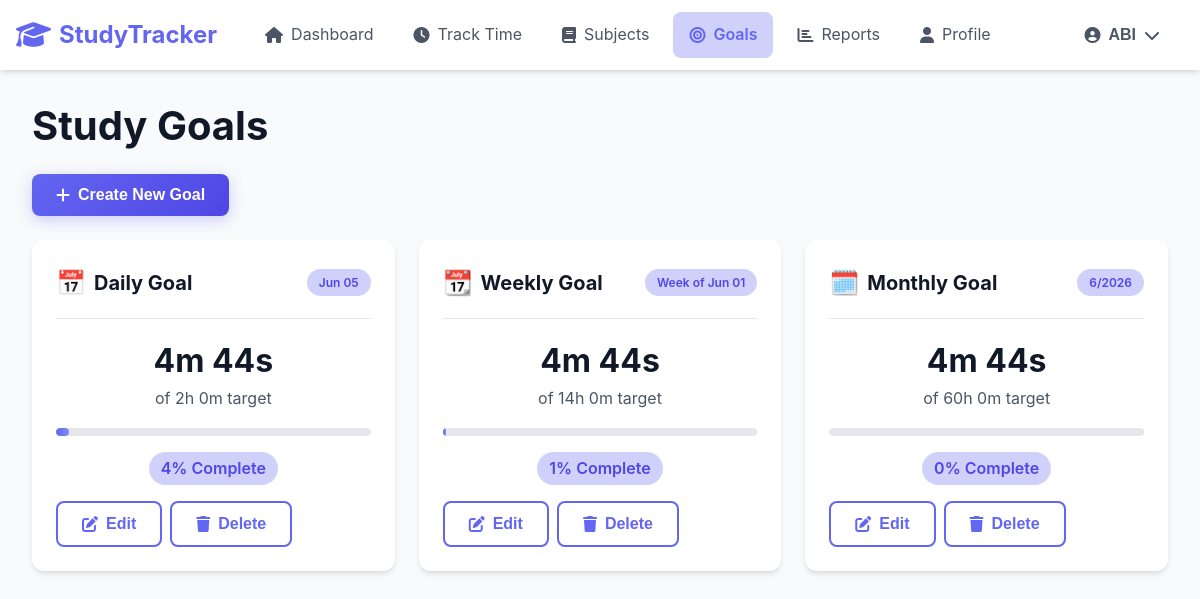
/goals/ (signed in), run on the app's committed database.
### tracker/models.py (models this page shows, shortened)
class DailyGoal(models.Model):
    user = models.ForeignKey(User, on_delete=models.CASCADE, related_name='daily_goals')
    date = models.DateField(default=timezone.now)
    target_duration = models.DurationField(default=timedelta(0))  # No default - user must set
    actual_duration = models.DurationField(default=timedelta(0))
    achieved = models.BooleanField(default=False)
    created_at = models.DateTimeField(auto_now_add=True)
    updated_at = models.DateTimeField(auto_now=True)
    class Meta:
        ordering = ['-date']
        unique_together = ['user', 'date']
    def calculate_actual_duration(self):
        sessions = StudySession.objects.filter(
            user=self.user,
            start_time__date=self.date,
            status='completed'
        )
        total = sum((s.duration for s in sessions if s.duration), timedelta(0))
        self.actual_duration = total
        self.achieved = total >= self.target_duration
        self.save()
        return total
    def get_progress_percentage(self):
        if self.target_duration.total_seconds() == 0:
            return 0
        return min(100, (self.actual_duration.total_seconds() / self.target_duration.total_seconds()) * 100)

class WeeklyGoal(models.Model):
    user = models.ForeignKey(User, on_delete=models.CASCADE, related_name='weekly_goals')
    week_start = models.DateField()  # Monday of the week
    target_duration = models.DurationField(default=timedelta(0))  # No default - user must set
    actual_duration = models.DurationField(default=timedelta(0))
    achieved = models.BooleanField(default=False)
    created_at = models.DateTimeField(auto_now_add=True)
    updated_at = models.DateTimeField(auto_now=True)
    class Meta:
        ordering = ['-week_start']
        unique_together = ['user', 'week_start']
    def calculate_actual_duration(self):
        week_end = self.week_start + timedelta(days=6)
        sessions = StudySession.objects.filter(
            user=self.user,
            start_time__date__gte=self.week_start,
            start_time__date__lte=week_end,
            status='completed'
        )
        total = sum((s.duration for s in sessions if s.duration), timedelta(0))
        self.actual_duration = total
        self.achieved = total >= self.target_duration
        self.save()
        return total
    def get_progress_percentage(self):
        if self.target_duration.total_seconds() == 0:
            return 0
        return min(100, (self.actual_duration.total_seconds() / self.target_duration.total_seconds()) * 100)

class MonthlyGoal(models.Model):
    user = models.ForeignKey(User, on_delete=models.CASCADE, related_name='monthly_goals')
    month = models.IntegerField(default=1)  # 1-12
    year = models.IntegerField(default=2024)
    target_duration = models.DurationField(default=timedelta(0))  # No default - user must set
    actual_duration = models.DurationField(default=timedelta(0))
    achieved = models.BooleanField(default=False)
    created_at = models.DateTimeField(auto_now_add=True)
    updated_at = models.DateTimeField(auto_now=True)
    class Meta:
        unique_together = ['user', 'month', 'year']
        ordering = ['-year', '-month']
    def calculate_actual_duration(self):
        from datetime import date
        if self.month == 12:
            next_month = date(self.year + 1, 1, 1)
        else:
            next_month = date(self.year, self.month + 1, 1)
        first_day = date(self.year, self.month, 1)
        last_day = next_month - timedelta(days=1)
        sessions = StudySession.objects.filter(
            user=self.user,
            start_time__date__gte=first_day,
            start_time__date__lte=last_day,
            status='completed'
        )
        total = sum((s.duration for s in sessions if s.duration), timedelta(0))
        self.actual_duration = total
        self.achieved = total >= self.target_duration
        self.save()
        return total
    def get_progress_percentage(self):
        if self.target_duration.total_seconds() == 0:
            return 0
        return min(100, (self.actual_duration.total_seconds() / self.target_duration.total_seconds()) * 100)

### tracker/views.py (the view, shortened to what this page needs)
# urls.py: path('goals/', views.goals, name='goals'),
@login_required
def goals(request):
    today = timezone.now().date()
    start_of_week = today - timedelta(days=today.weekday())
    start_of_month = today.replace(day=1)
    daily_goals = DailyGoal.objects.filter(user=request.user).order_by('-date')[:4]
    weekly_goals = WeeklyGoal.objects.filter(user=request.user).order_by('-week_start')[:4]
    monthly_goals = MonthlyGoal.objects.filter(user=request.user).order_by('-year', '-month')[:4]
    for goal in daily_goals:
        goal.calculate_actual_duration()
    for goal in weekly_goals:
        goal.calculate_actual_duration()
    for goal in monthly_goals:
        goal.calculate_actual_duration()
    user_achievements = UserAchievement.objects.filter(
        user=request.user
    ).select_related('achievement')[:6]
    all_achievements = Achievement.objects.all()
    context = {
        'user': request.user,
        'daily_goals': daily_goals,
        'weekly_goals': weekly_goals,
        'monthly_goals': monthly_goals,
        'user_achievements': user_achievements,
        'all_achievements': all_achievements,
    }
    return render(request, 'tracker/goals.html', context)

### tracker/templates/tracker/goals.html (shortened to what this page needs)
{% extends 'base.html' %}
{% load static %}
{% load tracker_filters %}
{% block content %}
<div class="container">
    <h1 class="page-title mb-4">Study Goals</h1>
    <div class="mb-4">
        <button class="btn btn-primary" onclick="showCreateGoalModal()">
            <i class="fas fa-plus"></i>
            Create New Goal
        </button>
    </div>
    <div class="grid grid-3 gap-4 mb-4">
        {% for goal in daily_goals %}
        <div class="card animate-fadeInUp" style="animation-delay: 0.1s;">
            <div class="card-header d-flex justify-between align-center">
                <div style="display: flex; align-items: center; gap: 0.5rem;">
                    <span style="font-size: 1.5rem;">📅</span>
                    <h3 class="card-title">Daily Goal</h3>
                </div>
                <span class="badge badge-primary">{{ goal.date|date:"M d" }}</span>
            </div>
            <div class="card-body">
                <div class="text-center mb-3">
                    <div class="stat-value" style="font-size: 2rem;">{{ goal.actual_duration|duration_to_time }}</div>
                    <div class="text-muted">of {{ goal.target_duration|duration_to_time }} target</div>
                </div>
                <div class="progress-bar mb-3">
                    <div class="progress-fill {% if goal.get_progress_percentage >= 100 %}bg-success{% endif %}"
                         style="width: {{ goal.get_progress_percentage|floatformat:0 }}%;"></div>
                </div>
                <div class="text-center mb-3">
                    <span class="badge {% if goal.achieved %}badge-success{% else %}badge-primary{% endif %}" style="font-size: 1rem;">
                        {{ goal.get_progress_percentage|floatformat:0 }}% Complete
                    </span>
                </div>
                <div style="display: flex; gap: 0.5rem;">
                    <button class="btn btn-outline flex-1" onclick="editGoal('daily', {{ goal.id }})">
                        <i class="fas fa-edit"></i>
                        Edit
                    </button>
                    <button class="btn btn-outline flex-1 text-danger" onclick="deleteGoal({{ goal.id }})">
                        <i class="fas fa-trash"></i>
                        Delete
                    </button>
                </div>
            </div>
        </div>
        {% empty %}
        <div class="card">
            <div class="card-body text-center" style="padding: 2rem;">
                <p style="color: var(--gray-500);">No daily goals set. Create your first daily goal!</p>
            </div>
        </div>
        {% endfor %}
        {% for goal in weekly_goals %}
        <div class="card animate-fadeInUp" style="animation-delay: 0.2s;">
            <div class="card-header d-flex justify-between align-center">
                <div style="display: flex; align-items: center; gap: 0.5rem;">
                    <span style="font-size: 1.5rem;">📆</span>
                    <h3 class="card-title">Weekly Goal</h3>
                </div>
                <span class="badge badge-primary">Week of {{ goal.week_start|date:"M d" }}</span>
            </div>
            <div class="card-body">
                <div class="text-center mb-3">
                    <div class="stat-value" style="font-size: 2rem;">{{ goal.actual_duration|duration_to_time }}</div>
                    <div class="text-muted">of {{ goal.target_duration|duration_to_time }} target</div>
                </div>
                <div class="progress-bar mb-3">
                    <div class="progress-fill {% if goal.get_progress_percentage >= 100 %}bg-success{% endif %}"
                         style="width: {{ goal.get_progress_percentage|floatformat:0 }}%;"></div>
                </div>
                <div class="text-center mb-3">
                    <span class="badge {% if goal.achieved %}badge-success{% else %}badge-primary{% endif %}" style="font-size: 1rem;">
                        {{ goal.get_progress_percentage|floatformat:0 }}% Complete
                    </span>
                </div>
                <div style="display: flex; gap: 0.5rem;">
                    <button class="btn btn-outline flex-1" onclick="editGoal('weekly', {{ goal.id }})">
                        <i class="fas fa-edit"></i>
                        Edit
                    </button>
                    <button class="btn btn-outline flex-1 text-danger" onclick="deleteGoal({{ goal.id }})">
                        <i class="fas fa-trash"></i>
                        Delete
                    </button>
                </div>
            </div>
        </div>
        {% empty %}
        <div class="card">
            <div class="card-body text-center" style="padding: 2rem;">
                <p style="color: var(--gray-500);">No weekly goals set. Create your first weekly goal!</p>
            </div>
        </div>
        {% endfor %}
        {% for goal in monthly_goals %}
        <div class="card animate-fadeInUp" style="animation-delay: 0.3s;">
            <div class="card-header d-flex justify-between align-center">
                <div style="display: flex; align-items: center; gap: 0.5rem;">
                    <span style="font-size: 1.5rem;">🗓️</span>
                    <h3 class="card-title">Monthly Goal</h3>
                </div>
                <span class="badge badge-primary">{{ goal.month }}/{{ goal.year }}</span>
            </div>
            <div class="card-body">
                <div class="text-center mb-3">
                    <div class="stat-value" style="font-size: 2rem;">{{ goal.actual_duration|duration_to_time }}</div>
                    <div class="text-muted">of {{ goal.target_duration|duration_to_time }} target</div>
                </div>
                <div class="progress-bar mb-3">
                </div>
                <div class="text-center mb-3">
                    <span class="badge {% if goal.achieved %}badge-success{% else %}badge-primary{% endif %}" style="font-size: 1rem;">
                        {{ goal.get_progress_percentage|floatformat:0 }}% Complete
                    </span>
                </div>
                <div style="display: flex; gap: 0.5rem;">
                    <button class="btn btn-outline flex-1" onclick="editGoal('monthly', {{ goal.id }})">
                        <i class="fas fa-edit"></i>
                        Edit
                    </button>
                    <button class="btn btn-outline flex-1 text-danger" onclick="deleteGoal({{ goal.id }})">
                        <i class="fas fa-trash"></i>
                        Delete
                    </button>
                </div>
            </div>
        </div>
        {% empty %}
        <div class="card">
            <div class="card-body text-center" style="padding: 2rem;">
                <p style="color: var(--gray-500);">No monthly goals set. Create your first monthly goal!</p>
            </div>
        </div>
        {% endfor %}
    </div>
</div>
{% endblock %}

### tracker/templates/base.html (shortened to what this page needs)
<!DOCTYPE html>
<html lang="en">
<head>
    <link rel="stylesheet" href="https://cdnjs.cloudflare.com/ajax/libs/font-awesome/6.4.0/css/all.min.css">
    <link rel="stylesheet" href="/static/css/base.css">
    <link rel="stylesheet" href="/static/css/animations.css">
    <link rel="stylesheet" href="/static/css/components.css">
</head>
<body>
    {% if user.is_authenticated %}
    <nav class="navbar">
        <div class="container">
            <div class="navbar-brand">
                <a href="{% url 'tracker:dashboard' %}" class="logo">
                    <i class="fas fa-graduation-cap"></i>
                    <span>StudyTracker</span>
                </a>
            </div>
            <div class="navbar-menu" id="navbarMenu">
                <div class="navbar-items">
                    <a href="{% url 'tracker:dashboard' %}" class="nav-item {% if request.resolver_match.url_name == 'dashboard' %}active{% endif %}">
                        <i class="fas fa-home"></i>
                        <span>Dashboard</span>
                    </a>
                    <a href="{% url 'tracker:session' %}" class="nav-item {% if request.resolver_match.url_name == 'session' %}active{% endif %}">
                        <i class="fas fa-clock"></i>
                        <span>Track Time</span>
                    </a>
                    <a href="{% url 'tracker:subjects' %}" class="nav-item {% if request.resolver_match.url_name == 'subjects' %}active{% endif %}">
                        <i class="fas fa-book"></i>
                        <span>Subjects</span>
                    </a>
                    <a href="{% url 'tracker:goals' %}" class="nav-item {% if request.resolver_match.url_name == 'goals' %}active{% endif %}">
                        <i class="fas fa-bullseye"></i>
                        <span>Goals</span>
                    </a>
                    <a href="{% url 'tracker:reports' %}" class="nav-item {% if request.resolver_match.url_name == 'reports' %}active{% endif %}">
                        <i class="fas fa-chart-bar"></i>
                        <span>Reports</span>
                    </a>
                    <a href="{% url 'tracker:profile' %}" class="nav-item {% if request.resolver_match.url_name == 'profile' %}active{% endif %}">
                        <i class="fas fa-user"></i>
                        <span>Profile</span>
                    </a>
                </div>
                <div class="navbar-actions">
                    <div class="dropdown">
                        <button class="btn btn-ghost dropdown-toggle" id="userMenu">
                            <i class="fas fa-user-circle"></i>
                            <span>{{ user.username }}</span>
                            <i class="fas fa-chevron-down"></i>
                        </button>
                    </div>
                </div>
            </div>
        </div>
    </nav>
    {% endif %}
    <main class="main-content">
        {% block content %}{% endblock %}
    </main>
</body>
</html>

### data on the page
DailyGoal: date "Jun 05", actual_duration|duration_to_time "4m 44s", target_duration|duration_to_time "2h 0m", get_progress_percentage "4"
WeeklyGoal: week_start "Jun 01", actual_duration|duration_to_time "4m 44s", target_duration|duration_to_time "14h 0m", get_progress_percentage "1"
MonthlyGoal: month "6", year "2026", actual_duration|duration_to_time "4m 44s", target_duration|duration_to_time "60h 0m", get_progress_percentage "0"

### other printed values
{{ user.username }} "ABI"
